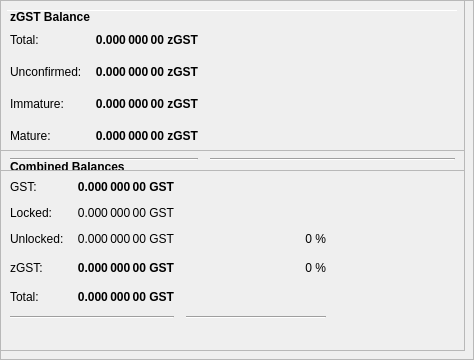
        <widget class="QFrame" name="frameObfuscation">
         <property name="minimumSize">
          <size>
           <width>0</width>
           <height>350</height>
          </size>
         </property>
         <property name="layoutDirection">
          <enum>Qt::LeftToRight</enum>
         </property>
         <property name="frameShape">
          <enum>QFrame::StyledPanel</enum>
         </property>
         <property name="frameShadow">
          <enum>QFrame::Raised</enum>
         </property>
         <widget class="QPushButton" name="runAutoDenom">
          <property name="geometry">
           <rect>
            <x>251</x>
            <y>17</y>
            <width>1</width>
            <height>1</height>
           </rect>
          </property>
          <property name="palette">
           <palette>
            <active>
             <colorrole role="WindowText">
              <brush brushstyle="SolidPattern">
               <color alpha="255">
                <red>0</red>
                <green>0</green>
                <blue>0</blue>
               </color>
              </brush>
             </colorrole>
             <colorrole role="Button">
              <brush brushstyle="SolidPattern">
               <color alpha="255">
                <red>239</red>
                <green>238</green>
                <blue>238</blue>
               </color>
              </brush>
             </colorrole>
             <colorrole role="Light">
              <brush brushstyle="SolidPattern">
               <color alpha="255">
                <red>255</red>
                <green>255</green>
                <blue>255</blue>
               </color>
              </brush>
             </colorrole>
             <colorrole role="Midlight">
              <brush brushstyle="SolidPattern">
               <color alpha="255">
                <red>247</red>
                <green>246</green>
                <blue>246</blue>
               </color>
              </brush>
             </colorrole>
             <colorrole role="Dark">
              <brush brushstyle="SolidPattern">
               <color alpha="255">
                <red>119</red>
                <green>119</green>
                <blue>119</blue>
               </color>
              </brush>
             </colorrole>
             <colorrole role="Mid">
              <brush brushstyle="SolidPattern">
               <color alpha="255">
                <red>159</red>
                <green>159</green>
                <blue>159</blue>
               </color>
              </brush>
             </colorrole>
             <colorrole role="Text">
              <brush brushstyle="SolidPattern">
               <color alpha="255">
                <red>0</red>
                <green>0</green>
                <blue>0</blue>
               </color>
              </brush>
             </colorrole>
             <colorrole role="BrightText">
              <brush brushstyle="SolidPattern">
               <color alpha="255">
                <red>255</red>
                <green>255</green>
                <blue>255</blue>
               </color>
              </brush>
             </colorrole>
             <colorrole role="ButtonText">
              <brush brushstyle="SolidPattern">
               <color alpha="255">
                <red>0</red>
                <green>0</green>
                <blue>0</blue>
               </color>
              </brush>
             </colorrole>
             <colorrole role="Base">
              <brush brushstyle="SolidPattern">
               <color alpha="255">
                <red>255</red>
                <green>255</green>
                <blue>255</blue>
               </color>
              </brush>
             </colorrole>
             <colorrole role="Window">
              <brush brushstyle="SolidPattern">
               <color alpha="255">
                <red>239</red>
                <green>238</green>
                <blue>238</blue>
               </color>
              </brush>
             </colorrole>
             <colorrole role="Shadow">
              <brush brushstyle="SolidPattern">
               <color alpha="255">
                <red>0</red>
                <green>0</green>
                <blue>0</blue>
               </color>
              </brush>
             </colorrole>
             <colorrole role="AlternateBase">
              <brush brushstyle="SolidPattern">
               <color alpha="255">
                <red>247</red>
                <green>246</green>
                <blue>246</blue>
               </color>
              </brush>
             </colorrole>
             <colorrole role="ToolTipBase">
              <brush brushstyle="SolidPattern">
               <color alpha="255">
                <red>255</red>
                <green>255</green>
                <blue>220</blue>
               </color>
              </brush>
             </colorrole>
             <colorrole role="ToolTipText">
              <brush brushstyle="SolidPattern">
               <color alpha="255">
                <red>0</red>
                <green>0</green>
                <blue>0</blue>
               </color>
              </brush>
             </colorrole>
            </active>
            <inactive>
             <colorrole role="WindowText">
              <brush brushstyle="SolidPattern">
               <color alpha="255">
                <red>0</red>
                <green>0</green>
                <blue>0</blue>
               </color>
              </brush>
             </colorrole>
             <colorrole role="Button">
              <brush brushstyle="SolidPattern">
               <color alpha="255">
                <red>239</red>
                <green>238</green>
                <blue>238</blue>
               </color>
              </brush>
             </colorrole>
             <colorrole role="Light">
              <brush brushstyle="SolidPattern">
               <color alpha="255">
                <red>255</red>
                <green>255</green>
                <blue>255</blue>
               </color>
              </brush>
             </colorrole>
             <colorrole role="Midlight">
              <brush brushstyle="SolidPattern">
               <color alpha="255">
                <red>247</red>
                <green>246</green>
                <blue>246</blue>
               </color>
              </brush>
             </colorrole>
             <colorrole role="Dark">
              <brush brushstyle="SolidPattern">
               <color alpha="255">
                <red>119</red>
                <green>119</green>
                <blue>119</blue>
               </color>
              </brush>
             </colorrole>
             <colorrole role="Mid">
              <brush brushstyle="SolidPattern">
               <color alpha="255">
                <red>159</red>
                <green>159</green>
                <blue>159</blue>
               </color>
              </brush>
             </colorrole>
             <colorrole role="Text">
              <brush brushstyle="SolidPattern">
               <color alpha="255">
                <red>0</red>
                <green>0</green>
                <blue>0</blue>
               </color>
              </brush>
             </colorrole>
             <colorrole role="BrightText">
              <brush brushstyle="SolidPattern">
               <color alpha="255">
                <red>255</red>
                <green>255</green>
                <blue>255</blue>
               </color>
              </brush>
             </colorrole>
             <colorrole role="ButtonText">
              <brush brushstyle="SolidPattern">
               <color alpha="255">
                <red>0</red>
                <green>0</green>
                <blue>0</blue>
               </color>
              </brush>
             </colorrole>
             <colorrole role="Base">
              <brush brushstyle="SolidPattern">
               <color alpha="255">
                <red>255</red>
                <green>255</green>
                <blue>255</blue>
               </color>
              </brush>
             </colorrole>
             <colorrole role="Window">
              <brush brushstyle="SolidPattern">
               <color alpha="255">
                <red>239</red>
                <green>238</green>
                <blue>238</blue>
               </color>
              </brush>
             </colorrole>
             <colorrole role="Shadow">
              <brush brushstyle="SolidPattern">
               <color alpha="255">
                <red>0</red>
                <green>0</green>
                <blue>0</blue>
               </color>
              </brush>
             </colorrole>
             <colorrole role="AlternateBase">
              <brush brushstyle="SolidPattern">
               <color alpha="255">
                <red>247</red>
                <green>246</green>
                <blue>246</blue>
               </color>
              </brush>
             </colorrole>
             <colorrole role="ToolTipBase">
              <brush brushstyle="SolidPattern">
               <color alpha="255">
                <red>255</red>
                <green>255</green>
                <blue>220</blue>
               </color>
              </brush>
             </colorrole>
             <colorrole role="ToolTipText">
              <brush brushstyle="SolidPattern">
               <color alpha="255">
                <red>0</red>
                <green>0</green>
                <blue>0</blue>
               </color>
              </brush>
             </colorrole>
            </inactive>
            <disabled>
             <colorrole role="WindowText">
              <brush brushstyle="SolidPattern">
               <color alpha="255">
                <red>119</red>
                <green>119</green>
                <blue>119</blue>
               </color>
              </brush>
             </colorrole>
             <colorrole role="Button">
              <brush brushstyle="SolidPattern">
               <color alpha="255">
                <red>239</red>
                <green>238</green>
                <blue>238</blue>
               </color>
              </brush>
             </colorrole>
             <colorrole role="Light">
              <brush brushstyle="SolidPattern">
               <color alpha="255">
                <red>255</red>
                <green>255</green>
                <blue>255</blue>
               </color>
              </brush>
             </colorrole>
             <colorrole role="Midlight">
              <brush brushstyle="SolidPattern">
               <color alpha="255">
                <red>247</red>
                <green>246</green>
                <blue>246</blue>
               </color>
              </brush>
             </colorrole>
             <colorrole role="Dark">
              <brush brushstyle="SolidPattern">
               <color alpha="255">
                <red>119</red>
                <green>119</green>
                <blue>119</blue>
               </color>
              </brush>
             </colorrole>
             <colorrole role="Mid">
              <brush brushstyle="SolidPattern">
               <color alpha="255">
                <red>159</red>
                <green>159</green>
                <blue>159</blue>
               </color>
              </brush>
             </colorrole>
             <colorrole role="Text">
              <brush brushstyle="SolidPattern">
               <color alpha="255">
                <red>119</red>
                <green>119</green>
                <blue>119</blue>
               </color>
              </brush>
             </colorrole>
             <colorrole role="BrightText">
              <brush brushstyle="SolidPattern">
               <color alpha="255">
                <red>255</red>
                <green>255</green>
                <blue>255</blue>
               </color>
              </brush>
             </colorrole>
             <colorrole role="ButtonText">
              <brush brushstyle="SolidPattern">
               <color alpha="255">
                <red>119</red>
                <green>119</green>
                <blue>119</blue>
               </color>
              </brush>
             </colorrole>
             <colorrole role="Base">
              <brush brushstyle="SolidPattern">
               <color alpha="255">
                <red>239</red>
                <green>238</green>
                <blue>238</blue>
               </color>
              </brush>
             </colorrole>
             <colorrole role="Window">
              <brush brushstyle="SolidPattern">
               <color alpha="255">
                <red>239</red>
                <green>238</green>
                <blue>238</blue>
               </color>
              </brush>
             </colorrole>
             <colorrole role="Shadow">
              <brush brushstyle="SolidPattern">
               <color alpha="255">
                <red>0</red>
                <green>0</green>
                <blue>0</blue>
               </color>
              </brush>
             </colorrole>
             <colorrole role="AlternateBase">
              <brush brushstyle="SolidPattern">
               <color alpha="255">
                <red>239</red>
                <green>238</green>
                <blue>238</blue>
               </color>
              </brush>
             </colorrole>
             <colorrole role="ToolTipBase">
              <brush brushstyle="SolidPattern">
               <color alpha="255">
                <red>255</red>
                <green>255</green>
                <blue>220</blue>
               </color>
              </brush>
             </colorrole>
             <colorrole role="ToolTipText">
              <brush brushstyle="SolidPattern">
               <color alpha="255">
                <red>0</red>
                <green>0</green>
                <blue>0</blue>
               </color>
              </brush>
             </colorrole>
            </disabled>
           </palette>
          </property>
          <property name="focusPolicy">
           <enum>Qt::NoFocus</enum>
          </property>
          <property name="autoFillBackground">
           <bool>true</bool>
          </property>
          <property name="text">
           <string/>
          </property>
          <property name="flat">
           <bool>true</bool>
          </property>
         </widget>
         <widget class="Line" name="line">
          <property name="geometry">
           <rect>
            <x>7</x>
            <y>10</y>
            <width>451</width>
            <height>1</height>
           </rect>
          </property>
          <property name="orientation">
           <enum>Qt::Horizontal</enum>
          </property>
         </widget>
         <widget class="QFrame" name="frame_3">
          <property name="geometry">
           <rect>
            <x>0</x>
            <y>150</y>
            <width>465</width>
            <height>201</height>
           </rect>
          </property>
          <property name="frameShape">
           <enum>QFrame::StyledPanel</enum>
          </property>
          <property name="frameShadow">
           <enum>QFrame::Raised</enum>
          </property>
          <layout class="QVBoxLayout" name="verticalLayout_5">
           <item>
            <layout class="QHBoxLayout" name="horizontalLayout_5" stretch="0">
             <item>
              <widget class="QLabel" name="label_5z">
               <property name="maximumSize">
                <size>
                 <width>16777215</width>
                 <height>20</height>
                </size>
               </property>
               <property name="font">
                <font>
                 <weight>75</weight>
                 <bold>true</bold>
                </font>
               </property>
               <property name="toolTip">
                <string>Combined Balances (including unconfirmed and immature coins)</string>
               </property>
               <property name="text">
                <string>&lt;html&gt;&lt;head/&gt;&lt;body&gt;&lt;p&gt;Combined Balances&lt;/p&gt;&lt;/body&gt;&lt;/html&gt;</string>
               </property>
              </widget>
             </item>
            </layout>
           </item>
           <item>
            <layout class="QGridLayout" name="gridLayout_3">
             <property name="spacing">
              <number>12</number>
             </property>
             <item row="7" column="0" colspan="2">
              <widget class="Line" name="lineSpendableBalance_3">
               <property name="orientation">
                <enum>Qt::Horizontal</enum>
               </property>
              </widget>
             </item>
             <item row="7" column="2">
              <widget class="Line" name="lineWatchBalance_3">
               <property name="sizePolicy">
                <sizepolicy hsizetype="Preferred" vsizetype="Fixed">
                 <horstretch>0</horstretch>
                 <verstretch>0</verstretch>
                </sizepolicy>
               </property>
               <property name="minimumSize">
                <size>
                 <width>140</width>
                 <height>0</height>
                </size>
               </property>
               <property name="orientation">
                <enum>Qt::Horizontal</enum>
               </property>
              </widget>
             </item>
             <item row="4" column="1">
              <widget class="QLabel" name="labelzBalancez">
               <property name="font">
                <font>
                 <weight>75</weight>
                 <bold>true</bold>
                </font>
               </property>
               <property name="cursor">
                <cursorShape>IBeamCursor</cursorShape>
               </property>
               <property name="toolTip">
                <string>Total of transactions that have yet to be confirmed, and do not yet count toward the spendable balance</string>
               </property>
               <property name="text">
                <string notr="true">0.000 000 00 GST</string>
               </property>
               <property name="alignment">
                <set>Qt::AlignRight|Qt::AlignTrailing|Qt::AlignVCenter</set>
               </property>
               <property name="textInteractionFlags">
                <set>Qt::LinksAccessibleByMouse|Qt::TextSelectableByKeyboard|Qt::TextSelectableByMouse</set>
               </property>
              </widget>
             </item>
             <item row="6" column="1">
              <widget class="QLabel" name="labelTotalz">
               <property name="font">
                <font>
                 <weight>75</weight>
                 <bold>true</bold>
                </font>
               </property>
               <property name="cursor">
                <cursorShape>IBeamCursor</cursorShape>
               </property>
               <property name="toolTip">
                <string>Total Balance, including unconfirmed and immature coins.</string>
               </property>
               <property name="text">
                <string notr="true">0.000 000 00 GST</string>
               </property>
               <property name="alignment">
                <set>Qt::AlignRight|Qt::AlignTrailing|Qt::AlignVCenter</set>
               </property>
               <property name="textInteractionFlags">
                <set>Qt::LinksAccessibleByMouse|Qt::TextSelectableByKeyboard|Qt::TextSelectableByMouse</set>
               </property>
              </widget>
             </item>
             <item row="4" column="3">
              <spacer name="horizontalSpacer_6">
               <property name="orientation">
                <enum>Qt::Horizontal</enum>
               </property>
               <property name="sizeHint" stdset="0">
                <size>
                 <width>40</width>
                 <height>20</height>
                </size>
               </property>
              </spacer>
             </item>
             <item row="6" column="0">
              <widget class="QLabel" name="labelTotalTextz">
               <property name="text">
                <string>Total:</string>
               </property>
              </widget>
             </item>
             <item row="1" column="0">
              <widget class="QLabel" name="labelBalanceTextz">
               <property name="text">
                <string>GST:</string>
               </property>
              </widget>
             </item>
             <item row="1" column="1">
              <widget class="QLabel" name="labelBalancez">
               <property name="font">
                <font>
                 <weight>75</weight>
                 <bold>true</bold>
                </font>
               </property>
               <property name="cursor">
                <cursorShape>IBeamCursor</cursorShape>
               </property>
               <property name="toolTip">
                <string>Your current spendable balance</string>
               </property>
               <property name="text">
                <string notr="true">0.000 000 00 GST</string>
               </property>
               <property name="alignment">
                <set>Qt::AlignRight|Qt::AlignTrailing|Qt::AlignVCenter</set>
               </property>
               <property name="textInteractionFlags">
                <set>Qt::LinksAccessibleByMouse|Qt::TextSelectableByKeyboard|Qt::TextSelectableByMouse</set>
               </property>
              </widget>
             </item>
             <item row="4" column="0">
              <widget class="QLabel" name="labelzBalanceTextz">
               <property name="toolTip">
                <string/>
               </property>
               <property name="text">
                <string>zGST:</string>
               </property>
              </widget>
             </item>
             <item row="4" column="2">
              <widget class="QLabel" name="labelzGSTPercent">
               <property name="toolTip">
                <string>Current percentage of zGST.
If AutoMint is enabled this percentage will settle around the configured AutoMint percentage (default = 10%)</string>
               </property>
               <property name="text">
                <string>0 %</string>
               </property>
               <property name="alignment">
                <set>Qt::AlignRight|Qt::AlignTrailing|Qt::AlignVCenter</set>
               </property>
              </widget>
             </item>
             <item row="6" column="2">
              <widget class="QLabel" name="label100Percent">
               <property name="text">
                <string/>
               </property>
               <property name="alignment">
                <set>Qt::AlignRight|Qt::AlignTrailing|Qt::AlignVCenter</set>
               </property>
              </widget>
             </item>
             <item row="2" column="1">
              <widget class="QLabel" name="labelLockedBalance">
               <property name="toolTip">
                <string>Locked GST or Masternode collaterals. These are excluded from zGST minting.</string>
               </property>
               <property name="text">
                <string>0.000 000 00 GST</string>
               </property>
               <property name="alignment">
                <set>Qt::AlignRight|Qt::AlignTrailing|Qt::AlignVCenter</set>
               </property>
              </widget>
             </item>
             <item row="2" column="0">
              <widget class="QLabel" name="labelLockedBalanceText">
               <property name="toolTip">
                <string>Locked GST or Masternode collaterals. These are excluded from zGST minting.</string>
               </property>
               <property name="text">
                <string>Locked:</string>
               </property>
              </widget>
             </item>
             <item row="3" column="0">
              <widget class="QLabel" name="labelUnLockedBalanceText">
               <property name="toolTip">
                <string>Unlocked GSTs. These can be used for zGST minting.</string>
               </property>
               <property name="text">
                <string>Unlocked:</string>
               </property>
              </widget>
             </item>
             <item row="3" column="1">
              <widget class="QLabel" name="labelUnLockedBalance">
               <property name="toolTip">
                <string>Unlocked GSTs. These can be used for zGST minting.</string>
               </property>
               <property name="text">
                <string>0.000 000 00 GST</string>
               </property>
               <property name="alignment">
                <set>Qt::AlignRight|Qt::AlignTrailing|Qt::AlignVCenter</set>
               </property>
              </widget>
             </item>
             <item row="3" column="2">
              <widget class="QLabel" name="labelGSTPercent">
               <property name="text">
                <string>0 %</string>
               </property>
               <property name="alignment">
                <set>Qt::AlignRight|Qt::AlignTrailing|Qt::AlignVCenter</set>
               </property>
              </widget>
             </item>
            </layout>
           </item>
           <item>
            <spacer name="verticalSpacer">
             <property name="orientation">
              <enum>Qt::Vertical</enum>
             </property>
             <property name="sizeHint" stdset="0">
              <size>
               <width>20</width>
               <height>40</height>
              </size>
             </property>
            </spacer>
           </item>
          </layout>
         </widget>
         <widget class="QFrame" name="frame_4">
          <property name="geometry">
           <rect>
            <x>0</x>
            <y>0</y>
            <width>465</width>
            <height>171</height>
           </rect>
          </property>
          <property name="frameShape">
           <enum>QFrame::StyledPanel</enum>
          </property>
          <property name="frameShadow">
           <enum>QFrame::Raised</enum>
          </property>
          <layout class="QVBoxLayout" name="verticalLayout_7">
           <item>
            <layout class="QHBoxLayout" name="horizontalLayout_8" stretch="0">
             <item>
              <widget class="QLabel" name="label_5z_3">
               <property name="maximumSize">
                <size>
                 <width>16777215</width>
                 <height>20</height>
                </size>
               </property>
               <property name="font">
                <font>
                 <weight>75</weight>
                 <bold>true</bold>
                </font>
               </property>
               <property name="text">
                <string>zGST Balance</string>
               </property>
              </widget>
             </item>
            </layout>
           </item>
           <item>
            <layout class="QGridLayout" name="gridLayout_5">
             <property name="spacing">
              <number>12</number>
             </property>
             <item row="4" column="0">
              <widget class="QLabel" name="labelzBalanceMatureText">
               <property name="toolTip">
                <string>Mature: more than 20 confirmation and more than 1 mints of the same denomination after it was minted.
These zGST are spendable.</string>
               </property>
               <property name="text">
                <string>Mature:</string>
               </property>
              </widget>
             </item>
             <item row="5" column="0" colspan="2">
              <widget class="Line" name="lineSpendableBalance_5">
               <property name="orientation">
                <enum>Qt::Horizontal</enum>
               </property>
              </widget>
             </item>
             <item row="1" column="1">
              <widget class="QLabel" name="labelzBalance">
               <property name="font">
                <font>
                 <weight>75</weight>
                 <bold>true</bold>
                </font>
               </property>
               <property name="cursor">
                <cursorShape>IBeamCursor</cursorShape>
               </property>
               <property name="toolTip">
                <string>All available zGST, unconfirmed and immature zGST included.</string>
               </property>
               <property name="text">
                <string notr="true">0.000 000 00 zGST</string>
               </property>
               <property name="alignment">
                <set>Qt::AlignRight|Qt::AlignTrailing|Qt::AlignVCenter</set>
               </property>
               <property name="textInteractionFlags">
                <set>Qt::LinksAccessibleByMouse|Qt::TextSelectableByKeyboard|Qt::TextSelectableByMouse</set>
               </property>
              </widget>
             </item>
             <item row="5" column="2">
              <widget class="Line" name="lineWatchBalance_5">
               <property name="sizePolicy">
                <sizepolicy hsizetype="Preferred" vsizetype="Fixed">
                 <horstretch>0</horstretch>
                 <verstretch>0</verstretch>
                </sizepolicy>
               </property>
               <property name="minimumSize">
                <size>
                 <width>140</width>
                 <height>0</height>
                </size>
               </property>
               <property name="orientation">
                <enum>Qt::Horizontal</enum>
               </property>
              </widget>
             </item>
             <item row="1" column="0">
              <widget class="QLabel" name="labelzBalanceText">
               <property name="toolTip">
                <string>All available zGST, unconfirmed and immature zGST included.</string>
               </property>
               <property name="text">
                <string>Total:</string>
               </property>
              </widget>
             </item>
             <item row="1" column="2">
              <spacer name="horizontalSpacer_8">
               <property name="orientation">
                <enum>Qt::Horizontal</enum>
               </property>
               <property name="sizeHint" stdset="0">
                <size>
                 <width>40</width>
                 <height>20</height>
                </size>
               </property>
              </spacer>
             </item>
             <item row="4" column="2">
              <spacer name="horizontalSpacer_4">
               <property name="orientation">
                <enum>Qt::Horizontal</enum>
               </property>
               <property name="sizeHint" stdset="0">
                <size>
                 <width>40</width>
                 <height>20</height>
                </size>
               </property>
              </spacer>
             </item>
             <item row="4" column="1">
              <widget class="QLabel" name="labelzBalanceMature">
               <property name="font">
                <font>
                 <weight>75</weight>
                 <bold>true</bold>
                </font>
               </property>
               <property name="toolTip">
                <string>Mature: more than 20 confirmation and more than 1 mints of the same denomination after it was minted.
These zGST are spendable.</string>
               </property>
               <property name="text">
                <string>0.000 000 00 zGST</string>
               </property>
               <property name="alignment">
                <set>Qt::AlignRight|Qt::AlignTrailing|Qt::AlignVCenter</set>
               </property>
              </widget>
             </item>
             <item row="2" column="0">
              <widget class="QLabel" name="labelzBalanceUnconfirmedText">
               <property name="toolTip">
                <string>Unconfirmed: less than 20 confirmations
Immature: confirmed, but less than 1 mints of the same denomination after it was minted</string>
               </property>
               <property name="text">
                <string>Unconfirmed:</string>
               </property>
              </widget>
             </item>
             <item row="2" column="1">
              <widget class="QLabel" name="labelzBalanceUnconfirmed">
               <property name="font">
                <font>
                 <weight>75</weight>
                 <bold>true</bold>
                </font>
               </property>
               <property name="toolTip">
                <string>Unconfirmed: less than 20 confirmations
Immature: confirmed, but less than 1 mints of the same denomination after it was minted</string>
               </property>
               <property name="text">
                <string>0.000 000 00 zGST</string>
               </property>
               <property name="alignment">
                <set>Qt::AlignRight|Qt::AlignTrailing|Qt::AlignVCenter</set>
               </property>
              </widget>
             </item>
             <item row="2" column="2">
              <spacer name="horizontalSpacer_5">
               <property name="orientation">
                <enum>Qt::Horizontal</enum>
               </property>
               <property name="sizeHint" stdset="0">
                <size>
                 <width>40</width>
                 <height>20</height>
                </size>
               </property>
              </spacer>
             </item>
             <item row="3" column="0">
              <widget class="QLabel" name="labelzBalanceImmatureText">
               <property name="toolTip">
                <string>Unconfirmed: less than 20 confirmations
Immature: confirmed, but less than 1 mints of the same denomination after it was minted</string>
               </property>
               <property name="text">
                <string>Immature:</string>
               </property>
              </widget>
             </item>
             <item row="3" column="1">
              <widget class="QLabel" name="labelzBalanceImmature">
               <property name="font">
                <font>
                 <weight>75</weight>
                 <bold>true</bold>
                </font>
               </property>
               <property name="toolTip">
                <string>Unconfirmed: less than 20 confirmations
Immature: confirmed, but less than 1 mints of the same denomination after it was minted</string>
               </property>
               <property name="text">
                <string>0.000 000 00 zGST</string>
               </property>
               <property name="alignment">
                <set>Qt::AlignRight|Qt::AlignTrailing|Qt::AlignVCenter</set>
               </property>
              </widget>
             </item>
             <item row="3" column="2">
              <spacer name="horizontalSpacer_7">
               <property name="orientation">
                <enum>Qt::Horizontal</enum>
               </property>
               <property name="sizeHint" stdset="0">
                <size>
                 <width>40</width>
                 <height>20</height>
                </size>
               </property>
              </spacer>
             </item>
            </layout>
           </item>
          </layout>
         </widget>
        </widget>
